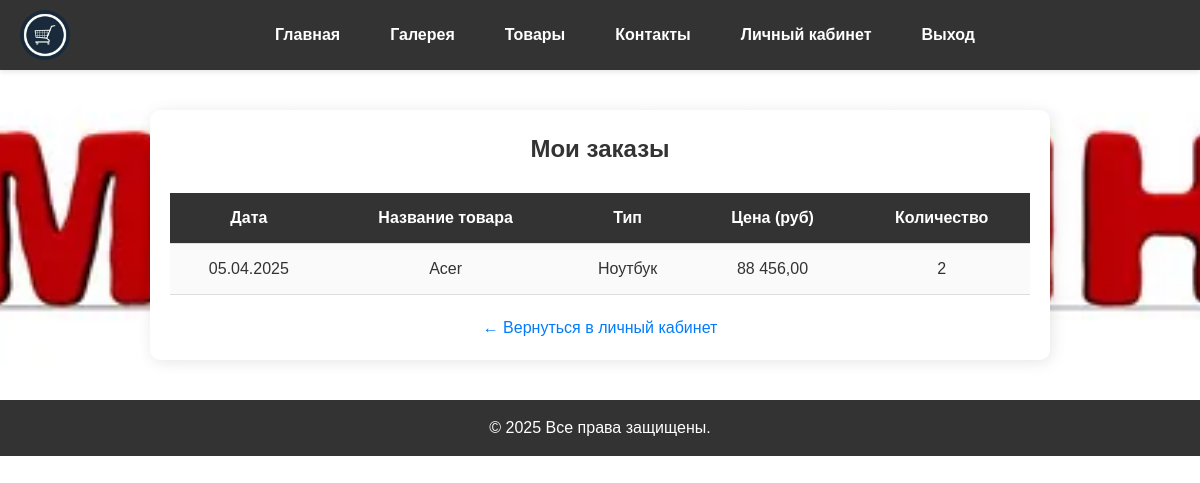
Page /orders.php (signed in) on the committed database.
### tables this page shows
CREATE TABLE `checki` (
  `id_checki` int(11) NOT NULL,
  `id_tovar` int(11) NOT NULL,
  `id_manager` int(11) NOT NULL,
  `id_client` int(11) NOT NULL,
  `date` datetime DEFAULT NULL,
  `kolichestvo` int(11) DEFAULT NULL
);

CREATE TABLE `tovar` (
  `id_tovar` int(11) NOT NULL,
  `nazvanie` text,
  `price` int(11) DEFAULT NULL,
  `image` text,
  `opisanie` text,
  `id_type` int(11) NOT NULL,
  `id_postavki` int(11) NOT NULL
);

CREATE TABLE `type` (
  `id_type` int(11) NOT NULL,
  `nazvanie` text
);

### orders.php (the view, shortened to what this page needs)
<?php
require 'db.php';
$user_id = $_SESSION['user']['id_client'];
$query = "
SELECT
    c.date,
    t.nazvanie AS tovar_name,
    ty.nazvanie AS type_name,
    t.price,
    c.kolichestvo
FROM checki c
JOIN tovar t ON c.id_tovar = t.id_tovar
LEFT JOIN type ty ON t.id_type = ty.id_type
WHERE c.id_client = ?
ORDER BY c.date DESC
";
$stmt = $conn->prepare($query);
$stmt->bind_param("i", $user_id);
$stmt->execute();
$result = $stmt->get_result();
?>
<!DOCTYPE html>
<html lang="ru">
<head>
    <link rel="stylesheet" href="style.css">
</head>
<body>
<header>
    <div class="header-container">
        <img src="logo.png" class="logo" alt="Логотип магазина">
        <nav class="navbar">
            <ul>
                <li><a href="index.php">Главная</a></li>
                <li><a href="gallery.php">Галерея</a></li>
                <li><a href="products.php">Товары</a></li>
                <li><a href="contacts.php">Контакты</a></li>
                <li><a href="profile.php">Личный кабинет</a></li>
                <li><a href="logout.php">Выход</a></li>
            </ul>
        </nav>
    </div>
</header>
<div class="orders-container">
    <h2>Мои заказы</h2>
    <?php if ($result->num_rows > 0): ?>
        <table>
            <thead>
                <tr>
                    <th>Дата</th>
                    <th>Название товара</th>
                    <th>Тип</th>
                    <th>Цена (руб)</th>
                    <th>Количество</th>
                </tr>
            </thead>
            <tbody>
                <?php while ($order = $result->fetch_assoc()): ?>
                    <tr>
                        <td><?= date('d.m.Y', strtotime($order['date'])) ?></td>
                        <td><?= htmlspecialchars($order['tovar_name']) ?></td>
                        <td><?= htmlspecialchars($order['type_name']) ?></td>
                        <td><?= number_format($order['price'], 2, ',', ' ') ?></td>
                        <td><?= $order['kolichestvo'] ?></td>
                    </tr>
                <?php endwhile; ?>
            </tbody>
        </table>
    <?php else: ?>
        <p style="text-align: center;">У вас пока нет заказов.</p>
    <?php endif; ?>
    <a href="profile.php" class="back-link">← Вернуться в личный кабинет</a>
</div>
<footer class="footer">
    &copy; <?= date('Y') ?> Все права защищены.
</footer>
</body>
</html>

### style.css (style rules this page uses)
* { margin: 0; padding: 0; box-sizing: border-box; font-family: Arial, sans-serif; }
body { background-color: #f4f4f4; color: #333; background: url('background.jpg') no-repeat center center; background-attachment: scroll; background-size: cover; line-height: 1.6; }
header { background: #333; padding: 10px 0; box-shadow: 0 2px 5px rgba(0, 0, 0, 0.1); }
.header-container { display: flex; align-items: center; justify-content: space-between; max-width: 1200px; margin: 0; padding: 0 20px; }
.logo { height: 50px; width: auto; border-radius: 50%; }
.navbar { flex-grow: 1; display: flex; justify-content: center; }
.navbar ul { list-style: none; display: flex; gap: 20px; padding: 0; margin: 0; }
.navbar ul li { display: inline; }
.navbar ul li a { text-decoration: none; color: #ffffff; font-weight: bold; padding: 10px 15px; transition: 0.3s; }
h1, h2 { text-align: center; margin-bottom: 20px; }
.footer { background: #333; color: #fff; text-align: center; padding: 15px 0; margin-top: 20px; position: relative; bottom: 0; width: 100%; }

### orders.php (style rules this page uses)
.orders-container { max-width: 900px; margin: 40px auto; padding: 20px; background: #fff; border-radius: 10px; box-shadow: 2px 2px 15px rgba(0, 0, 0, 0.1); }
.orders-container h2 { text-align: center; color: #333; margin-bottom: 25px; }
table { width: 100%; border-collapse: collapse; background: #fafafa; }
th, td { padding: 12px 15px; text-align: center; border-bottom: 1px solid #ddd; }
th { background-color: #333; color: #fff; }
.back-link { display: block; margin-top: 20px; text-align: center; color: #007bff; text-decoration: none; }

### rows in the picture
checki: date "05.04.2025", id_tovar.nazvanie "Acer", type.nazvanie "Ноутбук", id_tovar.price "88 456,00", kolichestvo "2"
